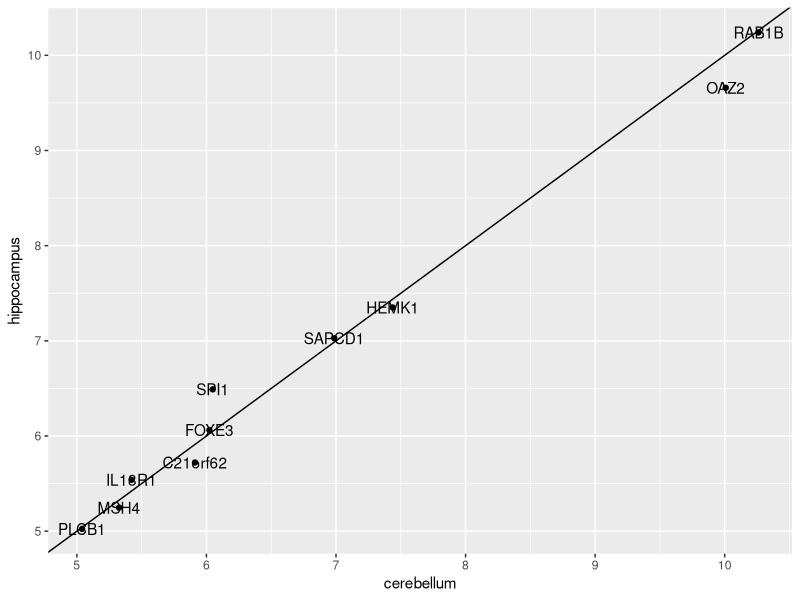
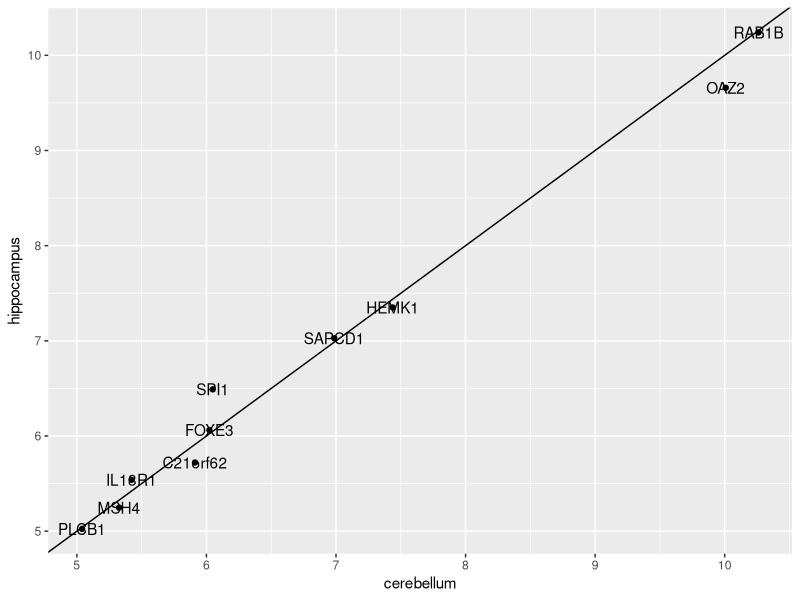
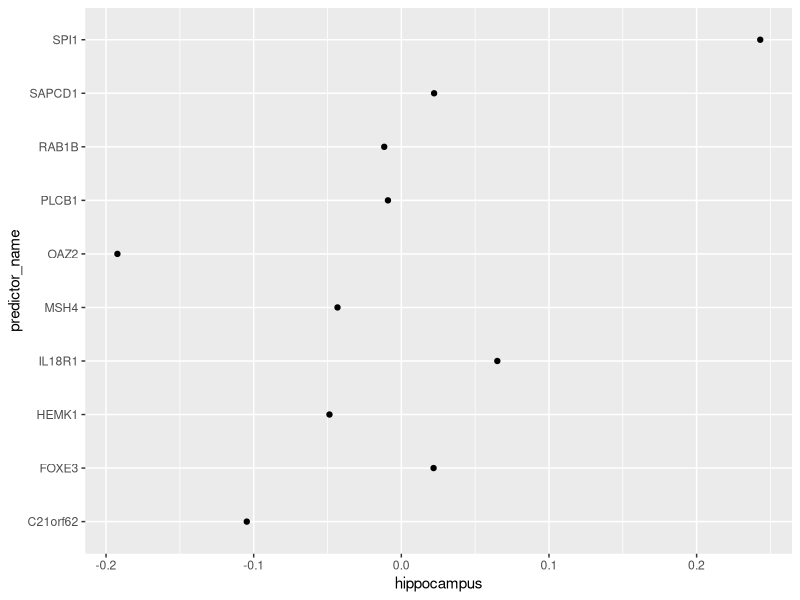
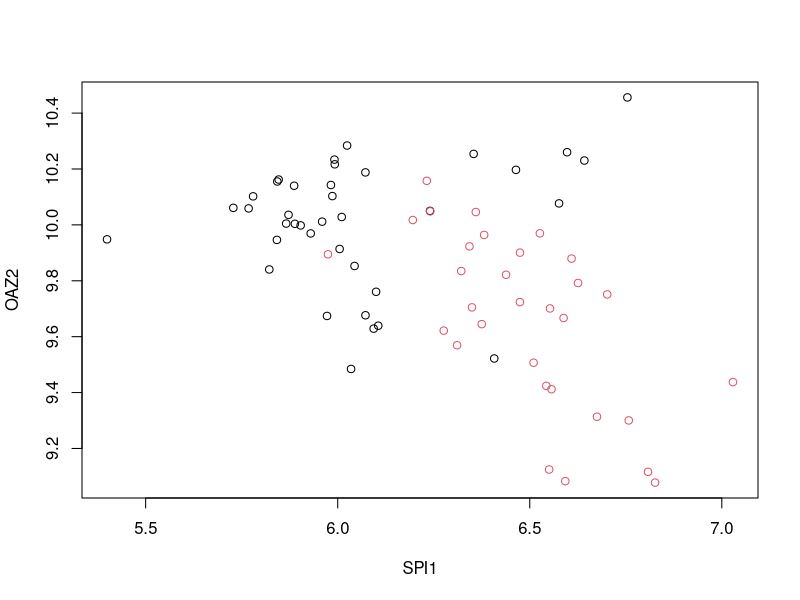

The R script that drew these images, in order:
#In the following exercises, we are going to apply LDA and QDA to the tissue_gene_expression dataset from dslabs. We will start with simple examples based on this dataset and then develop a realistic example.
  
  #Create a dataset of samples from just cerebellum and hippocampus, two parts of the brain, and a predictor matrix with 10 randomly selected columns using the following code:
  
  
  library(dslabs)
library(caret)
library(tidyverse)
data("tissue_gene_expression")

# set.seed(1993) #if using R 3.5 or earlier
set.seed(1993, sample.kind="Rounding") # if using R 3.6 or later
ind <- which(tissue_gene_expression$y %in% c("cerebellum", "hippocampus"))
y <- droplevels(tissue_gene_expression$y[ind])
x <- tissue_gene_expression$x[ind, ]
x <- x[, sample(ncol(x), 10)]

#Use the train() function to estimate the accuracy of LDA. For this question, use the version of x and y created with the code above: do not split them or tissue_gene_expression into training and test sets (understand this can lead to overfitting). Report the accuracy from the train() results (do not make predictions).

#What is the accuracy? Enter your answer as a percentage or decimal (eg "50%" or "0.50") to at least the thousandths place.

fit_lda <- train(x, y, method = "lda")
fit_lda$results["Accuracy"]


#In this case, LDA fits two 10-dimensional normal distributions. Look at the fitted model by looking at the finalModel component of the result of train(). Notice there is a component called means that includes the estimated means of both distributions. Plot the mean vectors against each other and determine which predictors (genes) appear to be driving the algorithm.

t(fit_lda$finalModel$means) %>% data.frame() %>%
  mutate(predictor_name = rownames(.)) %>%
  ggplot(aes(cerebellum, hippocampus, label = predictor_name)) +
  geom_point() +
  geom_text() +
  geom_abline()



#Which TWO genes appear to be driving the algorithm (i.e. the two genes with the highest means)?

##**RAB1B**##
##**OAZ2**##


#Repeat the exercise in Q1 with QDA.

#Create a dataset of samples from just cerebellum and hippocampus, two parts of the brain, and a predictor matrix with 10 randomly selected columns using the following code:

library(dslabs)      
library(caret)
data("tissue_gene_expression")

set.seed(1993) #set.seed(1993, sample.kind="Rounding") if using R 3.6 or later
ind <- which(tissue_gene_expression$y %in% c("cerebellum", "hippocampus"))
y <- droplevels(tissue_gene_expression$y[ind])
x <- tissue_gene_expression$x[ind, ]
x <- x[, sample(ncol(x), 10)]


#Use the train() function to estimate the accuracy of QDA. For this question, use the version of x and y created above instead of the default from tissue_gene_expression. Do not split them into training and test sets (understand this can lead to overfitting).

fit_qda <- train(x, y, method = "qda")

#What is the accuracy?

fit_qda$results["Accuracy"]


#Which TWO genes drive the algorithm when using QDA instead of LDA (i.e. the two genes with the highest means)?

t(fit_qda$finalModel$means) %>% data.frame() %>%
  mutate(predictor_name = rownames(.)) %>%
  ggplot(aes(cerebellum, hippocampus, label = predictor_name)) +
  geom_point() +
  geom_text() +
  geom_abline()


##**RAB1B**##
##**OAZ2**##


#One thing we saw in the previous plots is that the values of the predictors correlate in both groups: some predictors are low in both groups and others high in both groups. The mean value of each predictor found in colMeans(x) is not informative or useful for prediction and often for purposes of interpretation, it is useful to center or scale each column. This can be achieved with the preProcess argument in train(). Re-run LDA with preProcess = "center". Note that accuracy does not change, but it is now easier to identify the predictors that differ more between groups than based on the plot made in Q2.

#Which TWO genes drive the algorithm after performing the scaling?

fit_lda <- train(x, y, method = "lda", preProcess = "center")
fit_lda$results["Accuracy"]

t(fit_lda$finalModel$means) %>% data.frame() %>%
  mutate(predictor_name = rownames(.)) %>%
  ggplot(aes(predictor_name, hippocampus)) +
  geom_point() +
  coord_flip()


d <- apply(fit_lda$finalModel$means, 2, diff)
ind <- order(abs(d), decreasing = TRUE)[1:2]
plot(x[, ind], col = y)



#Now we are going to increase the complexity of the challenge slightly. Repeat the LDA analysis from Q5 but using all tissue types. Use the following code to create your dataset:

library(dslabs)      
library(caret)
data("tissue_gene_expression")

set.seed(1993, sample.kind="Rounding") # if using R 3.6 or later
y <- tissue_gene_expression$y
x <- tissue_gene_expression$x
x <- x[, sample(ncol(x), 10)]

#What is the accuracy using LDA?

fit_lda <- train(x, y, method = "lda", preProcess = c("center"))
fit_lda$results["Accuracy"]
